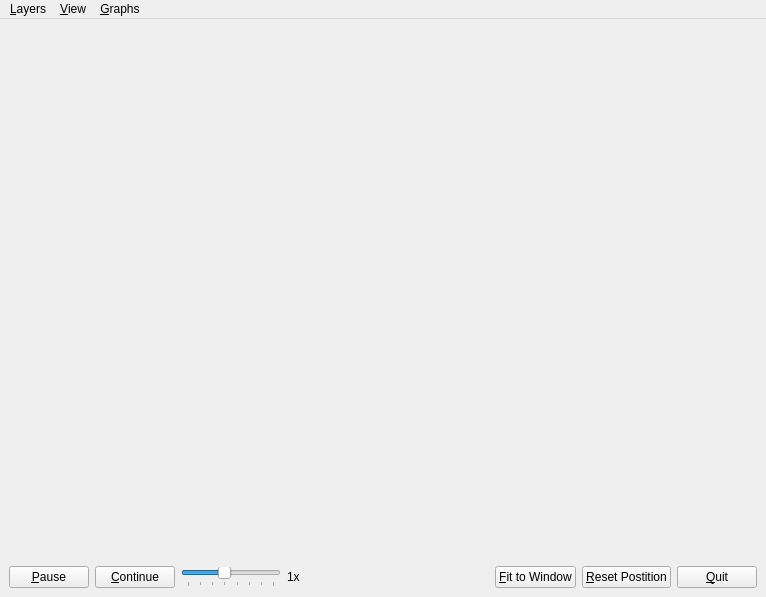
<ui version="4.0" >
 <class>MainWindow</class>
 <widget class="QMainWindow" name="MainWindow" >
  <property name="geometry" >
   <rect>
    <x>0</x>
    <y>0</y>
    <width>766</width>
    <height>597</height>
   </rect>
  </property>
  <property name="windowTitle" >
   <string comment="Who watches the watcher?" >Watcher</string>
  </property>
  <widget class="QWidget" name="centralwidget" >
   <layout class="QVBoxLayout" >
    <item>
     <widget class="manetGLView" native="1" name="manetGLViewWindow" >
      <property name="focusPolicy" >
       <enum>Qt::StrongFocus</enum>
      </property>
     </widget>
    </item>
    <item>
     <layout class="QHBoxLayout" >
      <item>
       <widget class="QPushButton" name="goodwinPauseButton" >
        <property name="text" >
         <string>&amp;Pause</string>
        </property>
       </widget>
      </item>
      <item>
       <widget class="QPushButton" name="goodwinContinueButton" >
        <property name="text" >
         <string>&amp;Continue</string>
        </property>
       </widget>
      </item>
      <item>
       <widget class="QSlider" name="speedSlider" >
        <property name="minimumSize" >
         <size>
          <width>100</width>
          <height>0</height>
         </size>
        </property>
        <property name="maximum" >
         <number>7</number>
        </property>
        <property name="pageStep" >
         <number>1</number>
        </property>
        <property name="value" >
         <number>3</number>
        </property>
        <property name="sliderPosition" >
         <number>3</number>
        </property>
        <property name="tracking" >
         <bool>false</bool>
        </property>
        <property name="orientation" >
         <enum>Qt::Horizontal</enum>
        </property>
        <property name="invertedAppearance" >
         <bool>false</bool>
        </property>
        <property name="tickPosition" >
         <enum>QSlider::TicksBelow</enum>
        </property>
        <property name="tickInterval" >
         <number>1</number>
        </property>
       </widget>
      </item>
      <item>
       <widget class="SpeedLabel" name="speedLabel" >
        <property name="text" >
         <string>1x</string>
        </property>
       </widget>
      </item>
      <item>
       <spacer>
        <property name="orientation" >
         <enum>Qt::Horizontal</enum>
        </property>
        <property name="sizeType" >
         <enum>QSizePolicy::Expanding</enum>
        </property>
        <property name="sizeHint" >
         <size>
          <width>804</width>
          <height>21</height>
         </size>
        </property>
       </spacer>
      </item>
      <item>
       <widget class="QPushButton" name="fitToWindowButton" >
        <property name="text" >
         <string>&amp;Fit to Window</string>
        </property>
       </widget>
      </item>
      <item>
       <widget class="QPushButton" name="resetPositionButton" >
        <property name="text" >
         <string>&amp;Reset Postition</string>
        </property>
       </widget>
      </item>
      <item>
       <widget class="QPushButton" name="quitButton" >
        <property name="text" >
         <string>&amp;Quit</string>
        </property>
       </widget>
      </item>
     </layout>
    </item>
   </layout>
  </widget>
  <widget class="QMenuBar" name="menuBar" >
   <property name="geometry" >
    <rect>
     <x>0</x>
     <y>0</y>
     <width>766</width>
     <height>31</height>
    </rect>
   </property>
   <widget class="QMenu" name="menuLayers" >
    <property name="title" >
     <string>&amp;Layers</string>
    </property>
    <widget class="QMenu" name="menuRouting" >
     <property name="title" >
      <string>&amp;Routing</string>
     </property>
     <addaction name="actionRoutingOneHop" />
     <addaction name="actionWormholeRouting" />
     <addaction name="actionWormholeRoutingOnehop" />
    </widget>
    <addaction name="actionBandwidth" />
    <addaction name="actionSanityChecks" />
    <addaction name="actionAntennaRadius" />
    <addaction name="actionNeighbors" />
    <addaction name="actionHierarchy" />
    <addaction name="menuRouting" />
    <addaction name="actionAnomPaths" />
    <addaction name="actionCorrelators" />
    <addaction name="actionCorrelatorPaths" />
    <addaction name="actionWormholeAlerts" />
    <addaction name="actionUndefined" />
    <addaction name="actionClearAllLabels" />
    <addaction name="actionClearAllEdges" />
   </widget>
   <widget class="QMenu" name="menuView" >
    <property name="title" >
     <string>&amp;View</string>
    </property>
    <widget class="QMenu" name="menuHierarchy" >
     <property name="tearOffEnabled" >
      <bool>false</bool>
     </property>
     <property name="title" >
      <string>&amp;Mode</string>
     </property>
     <addaction name="actionViewManet" />
     <addaction name="actionViewHierarchy" />
    </widget>
    <addaction name="menuHierarchy" />
    <addaction name="actionFullscreen" />
    <addaction name="actionNormalscreen" />
    <addaction name="action3DNodes" />
    <addaction name="actionMonochrome" />
    <addaction name="actionBackgroundImage" />
   </widget>
   <widget class="QMenu" name="menuGraphs" >
    <property name="enabled" >
     <bool>true</bool>
    </property>
    <property name="title" >
     <string>&amp;Graphs</string>
    </property>
    <addaction name="actionGraphLoadAverage" />
    <addaction name="actionGraphBandwidth" />
   </widget>
   <addaction name="menuLayers" />
   <addaction name="menuView" />
   <addaction name="menuGraphs" />
  </widget>
  <action name="actionGoodwinSpeed1_4" >
   <property name="checkable" >
    <bool>true</bool>
   </property>
   <property name="checked" >
    <bool>true</bool>
   </property>
   <property name="text" >
    <string>1/4</string>
   </property>
  </action>
  <action name="actionGoodwinSpeed1_2" >
   <property name="checkable" >
    <bool>true</bool>
   </property>
   <property name="text" >
    <string>1/2</string>
   </property>
  </action>
  <action name="actionGoodwinSpeed1" >
   <property name="checkable" >
    <bool>true</bool>
   </property>
   <property name="text" >
    <string>1</string>
   </property>
  </action>
  <action name="actionGoodwinSpeed2" >
   <property name="checkable" >
    <bool>true</bool>
   </property>
   <property name="text" >
    <string>2</string>
   </property>
  </action>
  <action name="actionGoodwinSpeed4" >
   <property name="checkable" >
    <bool>true</bool>
   </property>
   <property name="text" >
    <string>4</string>
   </property>
  </action>
  <action name="actionGoodwinSpeed8" >
   <property name="checkable" >
    <bool>true</bool>
   </property>
   <property name="text" >
    <string>8</string>
   </property>
  </action>
  <action name="actionGoodwinSpeed16" >
   <property name="checkable" >
    <bool>true</bool>
   </property>
   <property name="text" >
    <string>16</string>
   </property>
  </action>
  <action name="actionGoodwinSpeed32" >
   <property name="checkable" >
    <bool>true</bool>
   </property>
   <property name="text" >
    <string>32</string>
   </property>
  </action>
  <action name="actionGoodwinPause" >
   <property name="text" >
    <string>&amp;Pause</string>
   </property>
  </action>
  <action name="actionGoodwinContinue" >
   <property name="text" >
    <string>&amp;Continue</string>
   </property>
  </action>
  <action name="actionGoodwinDirectionForward" >
   <property name="checkable" >
    <bool>true</bool>
   </property>
   <property name="checked" >
    <bool>true</bool>
   </property>
   <property name="enabled" >
    <bool>false</bool>
   </property>
   <property name="text" >
    <string>&amp;Forward</string>
   </property>
  </action>
  <action name="actionGoodwinDirectionReverse" >
   <property name="checkable" >
    <bool>true</bool>
   </property>
   <property name="enabled" >
    <bool>false</bool>
   </property>
   <property name="text" >
    <string>&amp;Reverse</string>
   </property>
  </action>
  <action name="actionGoodwinStart" >
   <property name="enabled" >
    <bool>false</bool>
   </property>
   <property name="text" >
    <string>(re) star&amp;t</string>
   </property>
  </action>
  <action name="actionGoodwinStop" >
   <property name="enabled" >
    <bool>false</bool>
   </property>
   <property name="text" >
    <string>St&amp;op</string>
   </property>
  </action>
  <action name="actionBandwidth" >
   <property name="checkable" >
    <bool>true</bool>
   </property>
   <property name="text" >
    <string>&amp;Bandwidth</string>
   </property>
  </action>
  <action name="actionSanityChecks" >
   <property name="checkable" >
    <bool>true</bool>
   </property>
   <property name="text" >
    <string>&amp;Sanity Checks</string>
   </property>
  </action>
  <action name="actionAntennaRadius" >
   <property name="checkable" >
    <bool>true</bool>
   </property>
   <property name="text" >
    <string>&amp;Antenna Radius</string>
   </property>
  </action>
  <action name="actionNeighbors" >
   <property name="checkable" >
    <bool>true</bool>
   </property>
   <property name="text" >
    <string>&amp;Neighbors</string>
   </property>
  </action>
  <action name="actionHierarchy" >
   <property name="checkable" >
    <bool>true</bool>
   </property>
   <property name="text" >
    <string>&amp;Hierarchy</string>
   </property>
  </action>
  <action name="actionRoutingOneHop" >
   <property name="checkable" >
    <bool>true</bool>
   </property>
   <property name="text" >
    <string>&amp;One Hop</string>
   </property>
  </action>
  <action name="actionWormholeRouting" >
   <property name="checkable" >
    <bool>true</bool>
   </property>
   <property name="text" >
    <string>&amp;Wormhole Routing</string>
   </property>
  </action>
  <action name="actionWormholeRoutingOnehop" >
   <property name="checkable" >
    <bool>true</bool>
   </property>
   <property name="text" >
    <string>Wormhole Routing Oneho&amp;p</string>
   </property>
  </action>
  <action name="actionAnomPaths" >
   <property name="checkable" >
    <bool>true</bool>
   </property>
   <property name="text" >
    <string>Ano&amp;m Paths</string>
   </property>
  </action>
  <action name="actionNormPaths" >
   <property name="checkable" >
    <bool>true</bool>
   </property>
   <property name="text" >
    <string>Normal &amp;Paths</string>
   </property>
  </action>
  <action name="actionCorrelators" >
   <property name="checkable" >
    <bool>true</bool>
   </property>
   <property name="text" >
    <string>&amp;Correlators</string>
   </property>
  </action>
  <action name="actionCorrelatorPaths" >
   <property name="checkable" >
    <bool>true</bool>
   </property>
   <property name="text" >
    <string>Corr&amp;elator Paths</string>
   </property>
  </action>
  <action name="actionWormholeAlerts" >
   <property name="checkable" >
    <bool>true</bool>
   </property>
   <property name="text" >
    <string>Wormhole A&amp;lerts</string>
   </property>
  </action>
  <action name="actionUndefined" >
   <property name="checkable" >
    <bool>true</bool>
   </property>
   <property name="text" >
    <string>&amp;Undefined</string>
   </property>
  </action>
  <action name="actionFullscreen" >
   <property name="checkable" >
    <bool>false</bool>
   </property>
   <property name="checked" >
    <bool>false</bool>
   </property>
   <property name="text" >
    <string>&amp;Full Screen</string>
   </property>
  </action>
  <action name="action3DNodes" >
   <property name="checkable" >
    <bool>true</bool>
   </property>
   <property name="checked" >
    <bool>false</bool>
   </property>
   <property name="text" >
    <string>&amp;3D Nodes</string>
   </property>
  </action>
  <action name="actionViewManet" >
   <property name="text" >
    <string>&amp;Manet</string>
   </property>
  </action>
  <action name="actionViewHierarchy" >
   <property name="text" >
    <string>&amp;Hierarchy</string>
   </property>
  </action>
  <action name="actionMonochrome" >
   <property name="checkable" >
    <bool>true</bool>
   </property>
   <property name="text" >
    <string>Monochrome</string>
   </property>
  </action>
  <action name="actionNormalscreen" >
   <property name="text" >
    <string>Normal Screen</string>
   </property>
  </action>
  <action name="actionClearAllLabels" >
   <property name="text" >
    <string>Clear &amp;All Labels</string>
   </property>
  </action>
  <action name="actionClearAllEdges" >
   <property name="text" >
    <string>Clear All &amp;Edges</string>
   </property>
  </action>
  <action name="actionBackgroundImage" >
   <property name="checkable" >
    <bool>true</bool>
   </property>
   <property name="checked" >
    <bool>true</bool>
   </property>
   <property name="text" >
    <string>&amp;Background Image</string>
   </property>
  </action>
  <action name="actionGraphLoadAverage" >
   <property name="checkable" >
    <bool>true</bool>
   </property>
   <property name="enabled" >
    <bool>true</bool>
   </property>
   <property name="text" >
    <string>Load Average</string>
   </property>
  </action>
  <action name="actionGraphBandwidth" >
   <property name="checkable" >
    <bool>true</bool>
   </property>
   <property name="text" >
    <string>Bandwidth</string>
   </property>
  </action>
 </widget>
 <customwidgets>
  <customwidget>
   <class>manetGLView</class>
   <extends>QWidget</extends>
   <header location="global" >manetglview.h</header>
   <container>1</container>
  </customwidget>
  <customwidget>
   <class>SpeedLabel</class>
   <extends>QLabel</extends>
   <header location="global" >speedlabel.h</header>
  </customwidget>
 </customwidgets>
 <resources/>
 <connections>
  <connection>
   <sender>resetPositionButton</sender>
   <signal>clicked()</signal>
   <receiver>manetGLViewWindow</receiver>
   <slot>resetPosition()</slot>
   <hints>
    <hint type="sourcelabel" >
     <x>760</x>
     <y>572</y>
    </hint>
    <hint type="destinationlabel" >
     <x>454</x>
     <y>295</y>
    </hint>
   </hints>
  </connection>
  <connection>
   <sender>actionBandwidth</sender>
   <signal>toggled(bool)</signal>
   <receiver>manetGLViewWindow</receiver>
   <slot>toggleBandwidth(bool)</slot>
   <hints>
    <hint type="sourcelabel" >
     <x>-1</x>
     <y>-1</y>
    </hint>
    <hint type="destinationlabel" >
     <x>454</x>
     <y>295</y>
    </hint>
   </hints>
  </connection>
  <connection>
   <sender>manetGLViewWindow</sender>
   <signal>bandwidthToggled(bool)</signal>
   <receiver>actionBandwidth</receiver>
   <slot>setChecked(bool)</slot>
   <hints>
    <hint type="sourcelabel" >
     <x>454</x>
     <y>295</y>
    </hint>
    <hint type="destinationlabel" >
     <x>-1</x>
     <y>-1</y>
    </hint>
   </hints>
  </connection>
  <connection>
   <sender>actionAnomPaths</sender>
   <signal>toggled(bool)</signal>
   <receiver>manetGLViewWindow</receiver>
   <slot>toggleAnomPaths(bool)</slot>
   <hints>
    <hint type="sourcelabel" >
     <x>-1</x>
     <y>-1</y>
    </hint>
    <hint type="destinationlabel" >
     <x>454</x>
     <y>295</y>
    </hint>
   </hints>
  </connection>
  <connection>
   <sender>actionAntennaRadius</sender>
   <signal>toggled(bool)</signal>
   <receiver>manetGLViewWindow</receiver>
   <slot>toggleAntennaRadius(bool)</slot>
   <hints>
    <hint type="sourcelabel" >
     <x>-1</x>
     <y>-1</y>
    </hint>
    <hint type="destinationlabel" >
     <x>454</x>
     <y>295</y>
    </hint>
   </hints>
  </connection>
  <connection>
   <sender>actionCorrelatorPaths</sender>
   <signal>toggled(bool)</signal>
   <receiver>manetGLViewWindow</receiver>
   <slot>toggleCorrelation(bool)</slot>
   <hints>
    <hint type="sourcelabel" >
     <x>-1</x>
     <y>-1</y>
    </hint>
    <hint type="destinationlabel" >
     <x>454</x>
     <y>295</y>
    </hint>
   </hints>
  </connection>
  <connection>
   <sender>actionCorrelators</sender>
   <signal>toggled(bool)</signal>
   <receiver>manetGLViewWindow</receiver>
   <slot>toggleCorrelation(bool)</slot>
   <hints>
    <hint type="sourcelabel" >
     <x>-1</x>
     <y>-1</y>
    </hint>
    <hint type="destinationlabel" >
     <x>454</x>
     <y>295</y>
    </hint>
   </hints>
  </connection>
  <connection>
   <sender>actionNeighbors</sender>
   <signal>toggled(bool)</signal>
   <receiver>manetGLViewWindow</receiver>
   <slot>toggleNeighbors(bool)</slot>
   <hints>
    <hint type="sourcelabel" >
     <x>-1</x>
     <y>-1</y>
    </hint>
    <hint type="destinationlabel" >
     <x>454</x>
     <y>295</y>
    </hint>
   </hints>
  </connection>
  <connection>
   <sender>actionRoutingOneHop</sender>
   <signal>toggled(bool)</signal>
   <receiver>manetGLViewWindow</receiver>
   <slot>toggleRoutingOnehop(bool)</slot>
   <hints>
    <hint type="sourcelabel" >
     <x>-1</x>
     <y>-1</y>
    </hint>
    <hint type="destinationlabel" >
     <x>454</x>
     <y>295</y>
    </hint>
   </hints>
  </connection>
  <connection>
   <sender>actionSanityChecks</sender>
   <signal>toggled(bool)</signal>
   <receiver>manetGLViewWindow</receiver>
   <slot>toggleSanityCheck(bool)</slot>
   <hints>
    <hint type="sourcelabel" >
     <x>-1</x>
     <y>-1</y>
    </hint>
    <hint type="destinationlabel" >
     <x>454</x>
     <y>295</y>
    </hint>
   </hints>
  </connection>
  <connection>
   <sender>actionUndefined</sender>
   <signal>toggled(bool)</signal>
   <receiver>manetGLViewWindow</receiver>
   <slot>toggleUndefined(bool)</slot>
   <hints>
    <hint type="sourcelabel" >
     <x>-1</x>
     <y>-1</y>
    </hint>
    <hint type="destinationlabel" >
     <x>454</x>
     <y>295</y>
    </hint>
   </hints>
  </connection>
  <connection>
   <sender>actionWormholeAlerts</sender>
   <signal>toggled(bool)</signal>
   <receiver>manetGLViewWindow</receiver>
   <slot>toggleAlert(bool)</slot>
   <hints>
    <hint type="sourcelabel" >
     <x>-1</x>
     <y>-1</y>
    </hint>
    <hint type="destinationlabel" >
     <x>454</x>
     <y>295</y>
    </hint>
   </hints>
  </connection>
  <connection>
   <sender>actionWormholeRouting</sender>
   <signal>toggled(bool)</signal>
   <receiver>manetGLViewWindow</receiver>
   <slot>toggleWormholeRouting(bool)</slot>
   <hints>
    <hint type="sourcelabel" >
     <x>-1</x>
     <y>-1</y>
    </hint>
    <hint type="destinationlabel" >
     <x>454</x>
     <y>295</y>
    </hint>
   </hints>
  </connection>
  <connection>
   <sender>actionWormholeRoutingOnehop</sender>
   <signal>toggled(bool)</signal>
   <receiver>manetGLViewWindow</receiver>
   <slot>toggleWormholeRoutingOnehop(bool)</slot>
   <hints>
    <hint type="sourcelabel" >
     <x>-1</x>
     <y>-1</y>
    </hint>
    <hint type="destinationlabel" >
     <x>454</x>
     <y>295</y>
    </hint>
   </hints>
  </connection>
  <connection>
   <sender>actionHierarchy</sender>
   <signal>toggled(bool)</signal>
   <receiver>manetGLViewWindow</receiver>
   <slot>toggleHierarchy(bool)</slot>
   <hints>
    <hint type="sourcelabel" >
     <x>-1</x>
     <y>-1</y>
    </hint>
    <hint type="destinationlabel" >
     <x>454</x>
     <y>295</y>
    </hint>
   </hints>
  </connection>
  <connection>
   <sender>manetGLViewWindow</sender>
   <signal>anomPathsToggled(bool)</signal>
   <receiver>actionAnomPaths</receiver>
   <slot>setChecked(bool)</slot>
   <hints>
    <hint type="sourcelabel" >
     <x>454</x>
     <y>295</y>
    </hint>
    <hint type="destinationlabel" >
     <x>-1</x>
     <y>-1</y>
    </hint>
   </hints>
  </connection>
  <connection>
   <sender>manetGLViewWindow</sender>
   <signal>antennaRadiusToggled(bool)</signal>
   <receiver>actionAntennaRadius</receiver>
   <slot>setChecked(bool)</slot>
   <hints>
    <hint type="sourcelabel" >
     <x>454</x>
     <y>295</y>
    </hint>
    <hint type="destinationlabel" >
     <x>-1</x>
     <y>-1</y>
    </hint>
   </hints>
  </connection>
  <connection>
   <sender>manetGLViewWindow</sender>
   <signal>correlation3HopToggled(bool)</signal>
   <receiver>actionCorrelatorPaths</receiver>
   <slot>setChecked(bool)</slot>
   <hints>
    <hint type="sourcelabel" >
     <x>454</x>
     <y>295</y>
    </hint>
    <hint type="destinationlabel" >
     <x>-1</x>
     <y>-1</y>
    </hint>
   </hints>
  </connection>
  <connection>
   <sender>manetGLViewWindow</sender>
   <signal>correlationToggled(bool)</signal>
   <receiver>actionCorrelators</receiver>
   <slot>setChecked(bool)</slot>
   <hints>
    <hint type="sourcelabel" >
     <x>454</x>
     <y>295</y>
    </hint>
    <hint type="destinationlabel" >
     <x>-1</x>
     <y>-1</y>
    </hint>
   </hints>
  </connection>
  <connection>
   <sender>manetGLViewWindow</sender>
   <signal>hierarchyToggled(bool)</signal>
   <receiver>actionHierarchy</receiver>
   <slot>setChecked(bool)</slot>
   <hints>
    <hint type="sourcelabel" >
     <x>454</x>
     <y>295</y>
    </hint>
    <hint type="destinationlabel" >
     <x>-1</x>
     <y>-1</y>
    </hint>
   </hints>
  </connection>
  <connection>
   <sender>manetGLViewWindow</sender>
   <signal>neighborsToggled(bool)</signal>
   <receiver>actionNeighbors</receiver>
   <slot>setChecked(bool)</slot>
   <hints>
    <hint type="sourcelabel" >
     <x>454</x>
     <y>295</y>
    </hint>
    <hint type="destinationlabel" >
     <x>-1</x>
     <y>-1</y>
    </hint>
   </hints>
  </connection>
  <connection>
   <sender>manetGLViewWindow</sender>
   <signal>routingOnehopToggled(bool)</signal>
   <receiver>actionRoutingOneHop</receiver>
   <slot>setChecked(bool)</slot>
   <hints>
    <hint type="sourcelabel" >
     <x>454</x>
     <y>295</y>
    </hint>
    <hint type="destinationlabel" >
     <x>-1</x>
     <y>-1</y>
    </hint>
   </hints>
  </connection>
  <connection>
   <sender>manetGLViewWindow</sender>
   <signal>sanityCheckToggled(bool)</signal>
   <receiver>actionSanityChecks</receiver>
   <slot>setChecked(bool)</slot>
   <hints>
    <hint type="sourcelabel" >
     <x>454</x>
     <y>295</y>
    </hint>
    <hint type="destinationlabel" >
     <x>-1</x>
     <y>-1</y>
    </hint>
   </hints>
  </connection>
  <connection>
   <sender>manetGLViewWindow</sender>
   <signal>undefinedToggled(bool)</signal>
   <receiver>actionUndefined</receiver>
   <slot>setChecked(bool)</slot>
   <hints>
    <hint type="sourcelabel" >
     <x>454</x>
     <y>295</y>
    </hint>
    <hint type="destinationlabel" >
     <x>-1</x>
     <y>-1</y>
    </hint>
   </hints>
  </connection>
  <connection>
   <sender>manetGLViewWindow</sender>
   <signal>alertToggled(bool)</signal>
   <receiver>actionWormholeAlerts</receiver>
   <slot>setChecked(bool)</slot>
   <hints>
    <hint type="sourcelabel" >
     <x>454</x>
     <y>295</y>
    </hint>
    <hint type="destinationlabel" >
     <x>-1</x>
     <y>-1</y>
    </hint>
   </hints>
  </connection>
  <connection>
   <sender>manetGLViewWindow</sender>
   <signal>wormholeRoutingToggled(bool)</signal>
   <receiver>actionWormholeRouting</receiver>
   <slot>setChecked(bool)</slot>
   <hints>
    <hint type="sourcelabel" >
     <x>454</x>
     <y>295</y>
    </hint>
    <hint type="destinationlabel" >
     <x>-1</x>
     <y>-1</y>
    </hint>
   </hints>
  </connection>
  <connection>
   <sender>manetGLViewWindow</sender>
   <signal>wormholeRoutingOnehopToggled(bool)</signal>
   <receiver>actionWormholeRoutingOnehop</receiver>
   <slot>setChecked(bool)</slot>
   <hints>
    <hint type="sourcelabel" >
     <x>454</x>
     <y>295</y>
    </hint>
    <hint type="destinationlabel" >
     <x>-1</x>
     <y>-1</y>
    </hint>
   </hints>
  </connection>
  <connection>
   <sender>fitToWindowButton</sender>
   <signal>clicked()</signal>
   <receiver>manetGLViewWindow</receiver>
   <slot>fitToWindow()</slot>
   <hints>
    <hint type="sourcelabel" >
     <x>647</x>
     <y>572</y>
    </hint>
    <hint type="destinationlabel" >
     <x>454</x>
     <y>295</y>
    </hint>
   </hints>
  </connection>
  <connection>
   <sender>action3DNodes</sender>
   <signal>toggled(bool)</signal>
   <receiver>manetGLViewWindow</receiver>
   <slot>toggleThreeDView(bool)</slot>
   <hints>
    <hint type="sourcelabel" >
     <x>-1</x>
     <y>-1</y>
    </hint>
    <hint type="destinationlabel" >
     <x>382</x>
     <y>295</y>
    </hint>
   </hints>
  </connection>
  <connection>
   <sender>manetGLViewWindow</sender>
   <signal>threeDViewToggled(bool)</signal>
   <receiver>action3DNodes</receiver>
   <slot>setChecked(bool)</slot>
   <hints>
    <hint type="sourcelabel" >
     <x>382</x>
     <y>295</y>
    </hint>
    <hint type="destinationlabel" >
     <x>-1</x>
     <y>-1</y>
    </hint>
   </hints>
  </connection>
  <connection>
   <sender>actionMonochrome</sender>
   <signal>toggled(bool)</signal>
   <receiver>manetGLViewWindow</receiver>
   <slot>toggleMonochrome(bool)</slot>
   <hints>
    <hint type="sourcelabel" >
     <x>-1</x>
     <y>-1</y>
    </hint>
    <hint type="destinationlabel" >
     <x>382</x>
     <y>295</y>
    </hint>
   </hints>
  </connection>
  <connection>
   <sender>actionViewHierarchy</sender>
   <signal>activated()</signal>
   <receiver>manetGLViewWindow</receiver>
   <slot>hierarchyView()</slot>
   <hints>
    <hint type="sourcelabel" >
     <x>-1</x>
     <y>-1</y>
    </hint>
    <hint type="destinationlabel" >
     <x>382</x>
     <y>295</y>
    </hint>
   </hints>
  </connection>
  <connection>
   <sender>actionViewManet</sender>
   <signal>activated()</signal>
   <receiver>manetGLViewWindow</receiver>
   <slot>manetView()</slot>
   <hints>
    <hint type="sourcelabel" >
     <x>-1</x>
     <y>-1</y>
    </hint>
    <hint type="destinationlabel" >
     <x>382</x>
     <y>295</y>
    </hint>
   </hints>
  </connection>
  <connection>
   <sender>actionFullscreen</sender>
   <signal>activated()</signal>
   <receiver>MainWindow</receiver>
   <slot>showFullScreen()</slot>
   <hints>
    <hint type="sourcelabel" >
     <x>-1</x>
     <y>-1</y>
    </hint>
    <hint type="destinationlabel" >
     <x>382</x>
     <y>298</y>
    </hint>
   </hints>
  </connection>
  <connection>
   <sender>actionNormalscreen</sender>
   <signal>activated()</signal>
   <receiver>MainWindow</receiver>
   <slot>showNormal()</slot>
   <hints>
    <hint type="sourcelabel" >
     <x>-1</x>
     <y>-1</y>
    </hint>
    <hint type="destinationlabel" >
     <x>382</x>
     <y>298</y>
    </hint>
   </hints>
  </connection>
  <connection>
   <sender>actionClearAllEdges</sender>
   <signal>activated()</signal>
   <receiver>manetGLViewWindow</receiver>
   <slot>clearAllEdges()</slot>
   <hints>
    <hint type="sourcelabel" >
     <x>-1</x>
     <y>-1</y>
    </hint>
    <hint type="destinationlabel" >
     <x>382</x>
     <y>295</y>
    </hint>
   </hints>
  </connection>
  <connection>
   <sender>actionClearAllLabels</sender>
   <signal>activated()</signal>
   <receiver>manetGLViewWindow</receiver>
   <slot>clearAllLabels()</slot>
   <hints>
    <hint type="sourcelabel" >
     <x>-1</x>
     <y>-1</y>
    </hint>
    <hint type="destinationlabel" >
     <x>382</x>
     <y>295</y>
    </hint>
   </hints>
  </connection>
  <connection>
   <sender>goodwinPauseButton</sender>
   <signal>clicked()</signal>
   <receiver>manetGLViewWindow</receiver>
   <slot>goodwinPause()</slot>
   <hints>
    <hint type="sourcelabel" >
     <x>47</x>
     <y>572</y>
    </hint>
    <hint type="destinationlabel" >
     <x>382</x>
     <y>295</y>
    </hint>
   </hints>
  </connection>
  <connection>
   <sender>goodwinContinueButton</sender>
   <signal>clicked()</signal>
   <receiver>manetGLViewWindow</receiver>
   <slot>goodwinContinue()</slot>
   <hints>
    <hint type="sourcelabel" >
     <x>132</x>
     <y>572</y>
    </hint>
    <hint type="destinationlabel" >
     <x>382</x>
     <y>295</y>
    </hint>
   </hints>
  </connection>
  <connection>
   <sender>manetGLViewWindow</sender>
   <signal>pausedGoodwin()</signal>
   <receiver>goodwinPauseButton</receiver>
   <slot>toggle()</slot>
   <hints>
    <hint type="sourcelabel" >
     <x>382</x>
     <y>295</y>
    </hint>
    <hint type="destinationlabel" >
     <x>47</x>
     <y>572</y>
    </hint>
   </hints>
  </connection>
  <connection>
   <sender>manetGLViewWindow</sender>
   <signal>continuedGoodwin()</signal>
   <receiver>goodwinContinueButton</receiver>
   <slot>toggle()</slot>
   <hints>
    <hint type="sourcelabel" >
     <x>382</x>
     <y>295</y>
    </hint>
    <hint type="destinationlabel" >
     <x>132</x>
     <y>572</y>
    </hint>
   </hints>
  </connection>
  <connection>
   <sender>manetGLViewWindow</sender>
   <signal>runningGoodwin(bool)</signal>
   <receiver>goodwinContinueButton</receiver>
   <slot>setVisible(bool)</slot>
   <hints>
    <hint type="sourcelabel" >
     <x>382</x>
     <y>295</y>
    </hint>
    <hint type="destinationlabel" >
     <x>132</x>
     <y>572</y>
    </hint>
   </hints>
  </connection>
  <connection>
   <sender>manetGLViewWindow</sender>
   <signal>runningGoodwin(bool)</signal>
   <receiver>speedLabel</receiver>
   <slot>setVisible(bool)</slot>
   <hints>
    <hint type="sourcelabel" >
     <x>382</x>
     <y>295</y>
    </hint>
    <hint type="destinationlabel" >
     <x>294</x>
     <y>572</y>
    </hint>
   </hints>
  </connection>
  <connection>
   <sender>manetGLViewWindow</sender>
   <signal>runningGoodwin(bool)</signal>
   <receiver>speedSlider</receiver>
   <slot>setVisible(bool)</slot>
   <hints>
    <hint type="sourcelabel" >
     <x>382</x>
     <y>295</y>
    </hint>
    <hint type="destinationlabel" >
     <x>229</x>
     <y>572</y>
    </hint>
   </hints>
  </connection>
  <connection>
   <sender>manetGLViewWindow</sender>
   <signal>runningGoodwin(bool)</signal>
   <receiver>goodwinPauseButton</receiver>
   <slot>setVisible(bool)</slot>
   <hints>
    <hint type="sourcelabel" >
     <x>382</x>
     <y>295</y>
    </hint>
    <hint type="destinationlabel" >
     <x>47</x>
     <y>572</y>
    </hint>
   </hints>
  </connection>
  <connection>
   <sender>speedSlider</sender>
   <signal>valueChanged(int)</signal>
   <receiver>speedLabel</receiver>
   <slot>setNum(int)</slot>
   <hints>
    <hint type="sourcelabel" >
     <x>229</x>
     <y>572</y>
    </hint>
    <hint type="destinationlabel" >
     <x>294</x>
     <y>572</y>
    </hint>
   </hints>
  </connection>
  <connection>
   <sender>speedSlider</sender>
   <signal>valueChanged(int)</signal>
   <receiver>manetGLViewWindow</receiver>
   <slot>goodwinSetSpeed(int)</slot>
   <hints>
    <hint type="sourcelabel" >
     <x>229</x>
     <y>572</y>
    </hint>
    <hint type="destinationlabel" >
     <x>382</x>
     <y>295</y>
    </hint>
   </hints>
  </connection>
  <connection>
   <sender>actionBackgroundImage</sender>
   <signal>toggled(bool)</signal>
   <receiver>manetGLViewWindow</receiver>
   <slot>toggleBackgroundImage(bool)</slot>
   <hints>
    <hint type="sourcelabel" >
     <x>-1</x>
     <y>-1</y>
    </hint>
    <hint type="destinationlabel" >
     <x>382</x>
     <y>295</y>
    </hint>
   </hints>
  </connection>
  <connection>
   <sender>manetGLViewWindow</sender>
   <signal>backgroundImageToggled(bool)</signal>
   <receiver>actionBackgroundImage</receiver>
   <slot>setChecked(bool)</slot>
   <hints>
    <hint type="sourcelabel" >
     <x>382</x>
     <y>295</y>
    </hint>
    <hint type="destinationlabel" >
     <x>-1</x>
     <y>-1</y>
    </hint>
   </hints>
  </connection>
  <connection>
   <sender>manetGLViewWindow</sender>
   <signal>enableBackgroundImage(bool)</signal>
   <receiver>actionBackgroundImage</receiver>
   <slot>setEnabled(bool)</slot>
   <hints>
    <hint type="sourcelabel" >
     <x>382</x>
     <y>295</y>
    </hint>
    <hint type="destinationlabel" >
     <x>-1</x>
     <y>-1</y>
    </hint>
   </hints>
  </connection>
 </connections>
</ui>
